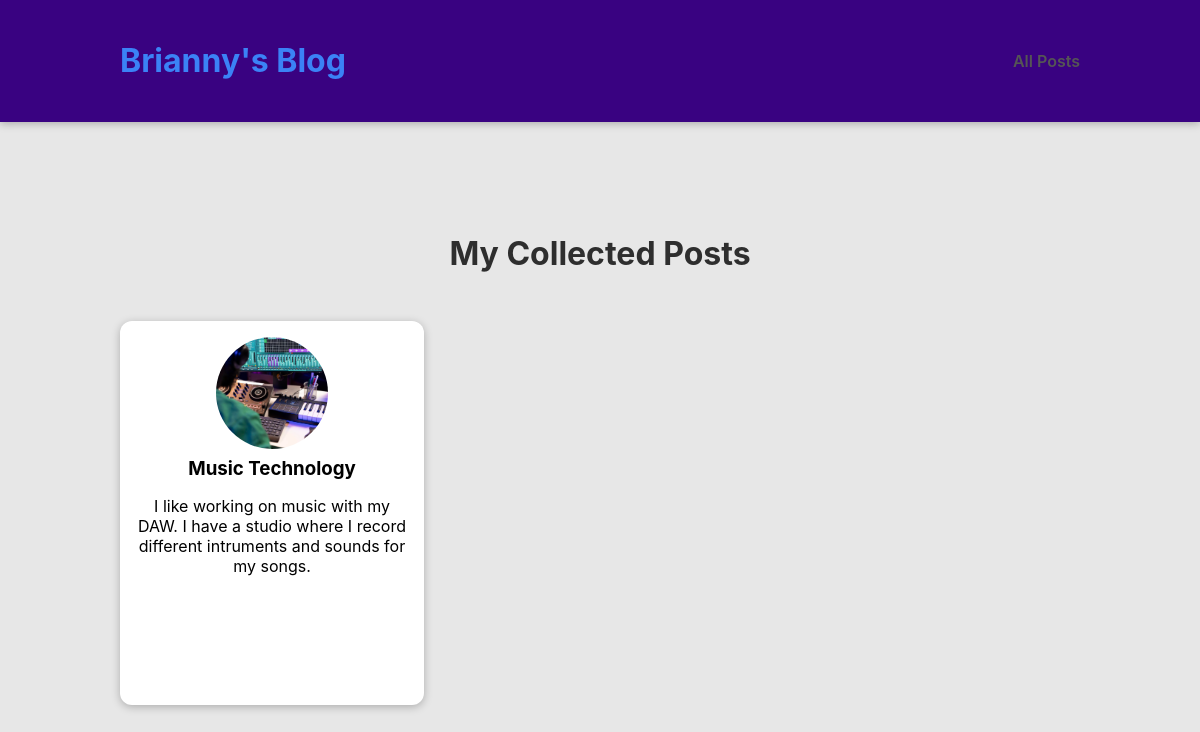
Page /posts on the earlier database version.
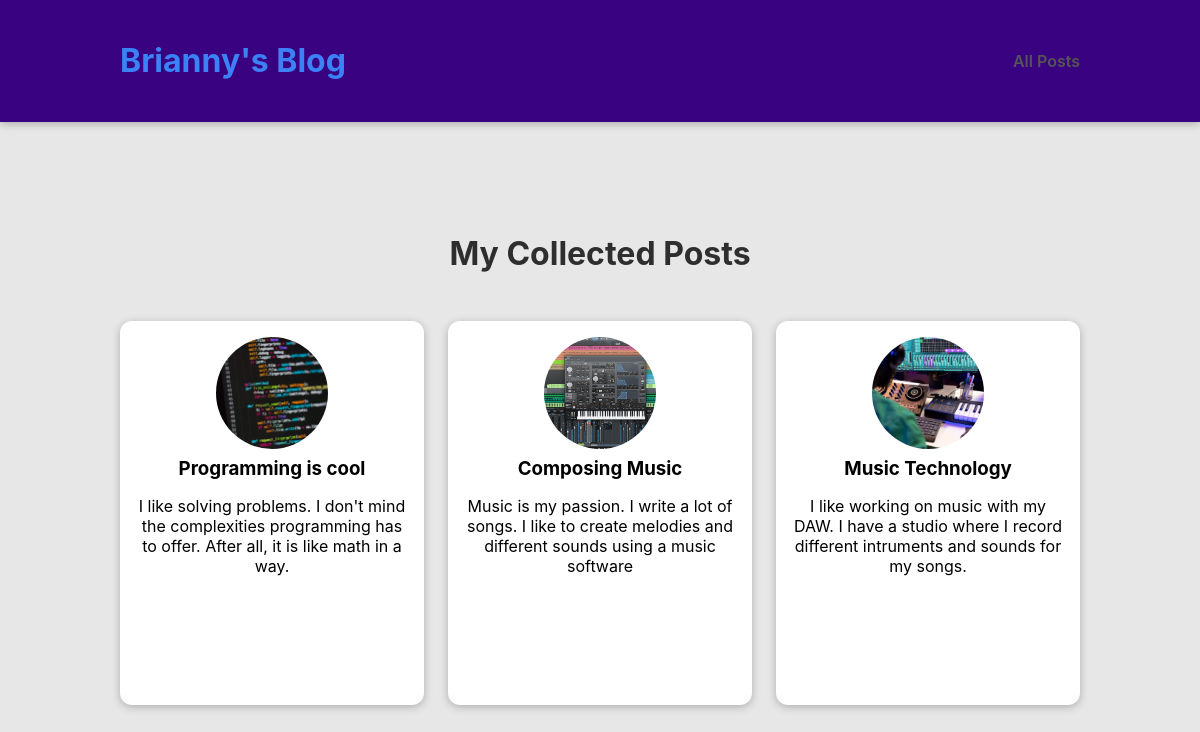
Same page on the later database version.
### blog/models.py (models this page shows)
class Post(models.Model):
    title = models.CharField(max_length=150)
    excerpt = models.CharField(max_length=200)
    image_name = models.CharField(max_length=100)
    date = models.DateField(auto_now=True)
    slug = models.SlugField(unique=True, db_index=True)
    content = models.TextField(validators=[MinLengthValidator(10)])
    author = models.ForeignKey(
        Author, on_delete=models.SET_NULL, null=True, related_name="posts")
    tags = models.ManyToManyField(Tag)

### blog/views.py (the view)
# urls.py: path("posts", views.posts, name="posts"),
def posts(request):
    all_posts = Post.objects.all().order_by("-date")
    return render(request, "blog/all-posts.html", {
        "all_posts": all_posts
    })

### blog/templates/blog/all-posts.html (shortened to what this page needs)
{% extends "base.html" %}
{% load static %}
{% block css_files %}
    <link rel="stylesheet" href="{% static "blog/post.css" %}">
    <link rel="stylesheet" href='{% static 'blog/all-posts.css' %}'/>
{% endblock %}
{% block content %}
<section id="all-posts">
    <h2>My Collected Posts</h2>
    <ul>
        {% for post in all_posts %}
          {% include "blog/includes/post.html" %}
        {% endfor %}
    </ul>
</section>
{% endblock %}

### blog/templates/blog/includes/post.html
{% load static %}
<li>
    <article class="post">
        <a href="{% url "post-detail" post.slug %}">
            <img src="{% static "blog/images/"|add:post.image_name %}" alt="{{ post.title }}">
            <div class="post__content">
                <h3>{{ post.title }}</h3>
                <p>
                    {{ post.excerpt }}
                </p>
            </div>
        </a>
    </article>
</li>

Differences in the rows shown:
added Post: image_name (picture), title "Programming is cool", excerpt "I like solving problems. I don't mind the complexities programming has to offer. After all, it is like math in a way."
added Post: image_name (picture), title "Composing Music", excerpt "Music is my passion. I write a lot of songs. I like to create melodies and different sounds using a music software"
